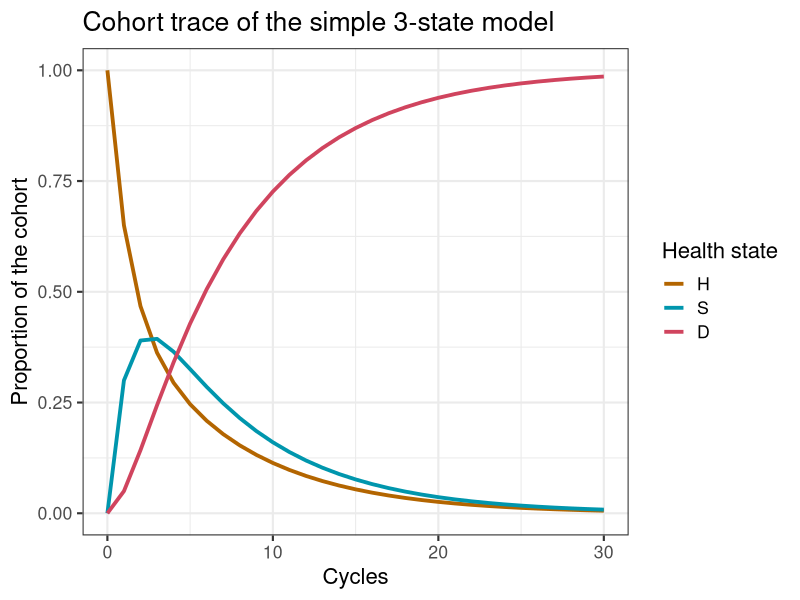
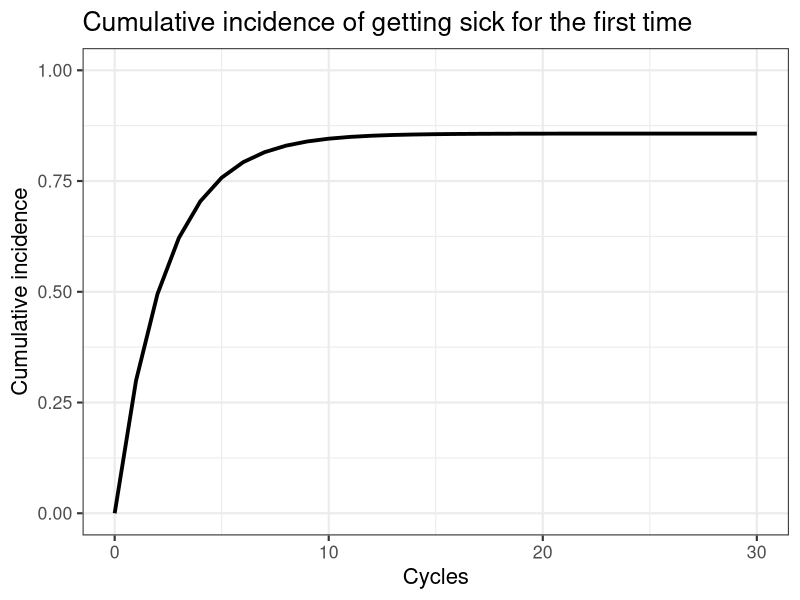

The R script that drew these images, in order: (Note: this script raises an error after producing the figures.)
## Simple 3-state model showing the array approach ## 
rm(list = ls())  # remove any variables in R's memory 
# Load the packages
library(reshape2) # to transform data
library(ggplot2)  # for nice looking plots

# initial set up
age         <- 70  # age of starting cohort
n.t         <- 30  # time horizon, number of cycles
v.age.names <- age:(age + n.t - 1) # vector with age names
v.n <- c("H", "S", "D") # vector with the 3 health states of the model:
# Healthy (H), Sick (S), Dead (D)
n.states <- length(v.n) # number of health states 

#### Generate initial set of base-case external parameters ####
# Costs
c.H   = 1000   # cost of remaining one cycle healthy 
c.S   = 3000   # cost of remaining one cycle sick 
c.D   = 0      # cost of being dead (per cycle)
# State utilities
u.H   = 1      # utility when healthy 
u.S   = 0.60   # utility when sick 
u.D   = 0      # utility when healthy 
# Transition probabilities (per cycle)
p.HS  = 0.30   # probability to become sick when healthy
p.HD  = 0.05   # probability to die when healthy
p.SH  = 0.15   # probability to become healthy when sick
p.SD  = 0.20   # probability to die when healthy
# Transition rewards
du.HS  = 0.10  # one-time utility decrement when becoming sick
ic.D   = 4000   # one-time cost of dying

#### Transition probability matrix ####
# matrix m.P at the first cycle
m.P <- matrix(NA, nrow = n.states, ncol = n.states, dimnames = list(v.n, v.n))

# Fill in matrix
# From Healthy
m.P["H", "H"]  <- 1 - (p.HS + p.HD)
m.P["H", "S"]  <- p.HS
m.P["H", "D"]  <- p.HD
# From Sick
m.P["S", "H"]  <- p.SH
m.P["S", "S"]  <- 1 - (p.SH + p.SD)
m.P["S", "D"]  <- p.SD
# From Death
m.P["D", "H"]  <- 0
m.P["D", "S"]  <- 0
m.P["D", "D"]  <- 1

#### Initial state vector ####
v.m0 <- c(H = 1, S = 0, D = 0) # initiate the vector

## Create the Markov cohort trace matrix m.M that captures the proportion of the cohort in each state at each cycle
m.M <- matrix(0, nrow = (n.t + 1), ncol = n.states, dimnames = list(0:n.t, v.n)) # initialize cohort trace matrix 
m.M[1, ] <- v.m0   # store the initial state vector

# initiate the array 
a.A <- array(0, dim = c(n.states, n.states, n.t + 1), dimnames = list(v.n, v.n, 0:n.t)) # initialize array

diag(a.A[, , 1]) <- v.m0 # store the initial state vector in the diagonal of A

m.R.costs <- m.R.effects <- matrix(NA, nrow = n.states, ncol = n.states,  dimnames = list(v.n, v.n))

# Fill in matrix for costs
# From Healthy
m.R.costs["H", "H"]  <- c.H
m.R.costs["H", "S"]  <- c.H 
m.R.costs["H", "D"]  <- c.H + ic.D
# From Sick
m.R.costs["S", "H"]  <- c.S
m.R.costs["S", "S"]  <- c.S 
m.R.costs["S", "D"]  <- c.S + ic.D
# From Death
m.R.costs["D", "H"]  <- c.D
m.R.costs["D", "S"]  <- c.D
m.R.costs["D", "D"]  <- c.D 

# Fill in matrix for effects
# From Healthy
m.R.effects["H", "H"]  <- u.H
m.R.effects["H", "S"]  <- u.H - du.HS 
m.R.effects["H", "D"]  <- u.H 
# From Sick
m.R.effects["S", "H"]  <- u.S
m.R.effects["S", "S"]  <- u.S 
m.R.effects["S", "D"]  <- u.S + ic.D
# From Death
m.R.effects["D", "H"]  <- u.D
m.R.effects["D", "S"]  <- u.D
m.R.effects["D", "D"]  <- u.D 

#### Expected QALYs and Costs per cycle for each strategy ####
a.Y.costs <- a.Y.effects <- array(0, dim = c(n.states, n.states, n.t + 1), dimnames = list(v.n, v.n, 0:n.t))

### Run the model 
for(t in 1:n.t){  # loop through the number of cycles
  # estimate the state vector for the next cycle (t + 1)
  m.M[t + 1, ] <- m.M[t, ] %*% m.P    
  a.A[, , t + 1] <- diag(m.M[t, ]) %*% m.P  # fill array A for t + 1 
  
  # element-wise-multiplication of array A with the rewards matrices
  a.Y.costs[, , t]   <- a.A[, , t] * m.R.costs   
  a.Y.effects[, , t] <- a.A[, , t] * m.R.effects 
}

# Perform a cost effectiveness analysis 
v.costs <- rowSums(t(colSums(a.Y.costs)))    # calculate the expected costs per cycle
v.QALYs <- rowSums(t(colSums(a.Y.effects)))  # calculate the expected QALYs per cycle
TC <- sum(v.costs)                           # calculate the total expected costs
TE <- sum(v.QALYs)                           # calculate the total expected QALYS
v.results <- c(TC, TE)                       # combine the total expected costs and QALYs
names(v.results) <- c("Costs", "Effect")     # name the vector
v.results                                    # print the results  

### Plot cohort trace
ggplot(melt(m.M), aes(x = Var1, y = value, color = Var2)) +
  geom_line(size = 1.3) +
  scale_color_discrete(l = 50, name = "Health state", h = c(45, 365)) +
  xlab("Cycle") +
  ylab("Proportion of the cohort") +
  ggtitle("Cohort trace of the simple 3-state model")+
  theme_bw(base_size = 16) +
  scale_x_continuous(name = "Cycles", limits = c(0, n.t), breaks = seq(0, n.t, 10)) +
  theme()

################################################################################
### Cumulative incidence 
p.HH <- p.HS <- numeric(n.t) # initiate vectors
n.atRisk <- n.newCases <- v.CI<- numeric(n.t + 1) # initiate vectors 

n.atRisk[1]   <- a.A["H", "H", 1] # number at risk at cycle 0 
n.newCases[1] <- a.A["H", "S", 1] # number of new cases at cycle 0 

for(t in 1:n.t){ # start a loop 
p.HH[t] <- a.A["H", "H", t + 1] / sum(a.A["H", , t + 1])  # get the p.HH from array A for each cycle
p.HS[t] <- a.A["H", "S", t + 1] / sum(a.A["H", , t + 1])  # get the transition probability at each time point from array A. Those that getting sick / total started healthy
n.atRisk[t + 1]   <- n.atRisk[t] * p.HH[t] # number at risk at time t + 1
n.newCases[t + 1] <- n.atRisk[t] * p.HS[t]  # new cases using the transition probability 
} 

v.CI <- cumsum(n.newCases) / a.A["H", "H", 1] # calculate the cumulative incidence 
df.CI <- as.data.frame(cbind(0:n.t, v.CI)) # create a dataframe with cycles and cumulative incidence
colnames(df.CI) <- c("cycle", "CI") # name the columns of the dataframe


### Plot the cumulative incidence
ggplot(df.CI, aes(x = cycle, y = CI)) +
  geom_line(size = 1.3) +
  scale_color_discrete(l = 50, name = "Health state", h = c(45, 365)) +
  xlab("Cycle") +
  ylab("Cumulative incidence") +
  ggtitle("Cumulative incidence of getting sick for the first time") +
  theme_bw(base_size = 16) +
  scale_x_continuous(name = "Cycles", limits = c(0, n.t), breaks = seq(0, n.t, 10)) +
  scale_y_continuous(name = "Cumulative incidence", limits = c(0, 1)) +
  theme()

ggsave("figs/CumulativeIncidence.png", width = 8, height = 6) # save the plot 

# Save important objects
save(m.M,        file = "output/Cohort_trace.RData") # save the object
save(a.A,        file = "output/Array.RData") # save the object 
save(n.atRisk,   file = "output/n.atRisk.RData") # save the object 
save(n.newCases, file = "output/n.newCases.RData") # save the object 
save(v.CI,       file = "output/CumulativeIncidence.RData") # save the object 
  
